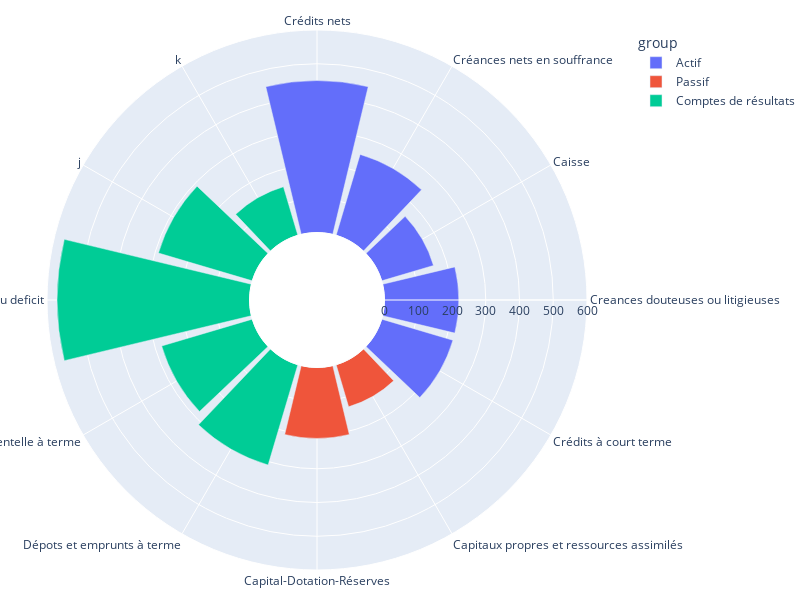

The cell this chart's notebook holds for it:
### Code cell
#Actif
'Crédits nets'
'Crédits nets en souffrance'
'Caisse'
'Creances douteuses ou litigieuses'
'Crédits à court terme',


#Passif
'Capitaux propres et ressources assimilés'
'Capital-Dotation-Réserves'

#Comptes de résultats
'Dépots et emprunts à terme'
'Depots clientelle à terme'
'Excedent ou deficit'


df = pd.DataFrame(
    [
        ["Crédits nets", 450, "Actif"],
        ["Créances nets en souffrance", 250, "Actif"],
        ["Caisse", 160, "Actif"],
        ["Creances douteuses ou litigieuses", 220, "Actif"],
        ["Crédits à court terme", 220, "Actif"],

        ["Capitaux propres et ressources assimilés", 130, "Passif"],
        ["Capital-Dotation-Réserves", 210, "Passif"],

        ["Dépots et emprunts à terme", 310, "Comptes de résultats"],
        ["Depots clientelle à terme", 280, "Comptes de résultats"],
        ["Excedent ou deficit", 570, "Comptes de résultats"],
    ],
    columns=["theta", "r", "group"],
)

px.bar_polar(
    df,
    r="r",
    theta="theta",
    color="group",
).update_layout(
    polar_hole=0.25,
    height=600,
    width=800,
    margin=dict(b=30, t=30, l=10, r=0)#b=30, t=30, l=0
)

### Figure 1 — Plotly figure (JSON) as saved in the notebook; plotly's stock layout.template omitted (floating-point values rounded to 4 significant figures)
{"data": [{"hovertemplate": "group=Actif<br>r=%{r}<br>theta=%{theta}<extra></extra>", "legendgroup": "Actif", "marker": {"color": "#636efa", "pattern": {"shape": ""}}, "name": "Actif", "r": [450, 250, 160, 220, 220], "showlegend": true, "subplot": "polar", "theta": ["Crédits nets", "Créances nets en souffrance", "Caisse", "Creances douteuses ou litigieuses", "Crédits à court terme"], "type": "barpolar"}, {"hovertemplate": "group=Passif<br>r=%{r}<br>theta=%{theta}<extra></extra>", "legendgroup": "Passif", "marker": {"color": "#EF553B", "pattern": {"shape": ""}}, "name": "Passif", "r": [130, 210], "showlegend": true, "subplot": "polar", "theta": ["Capitaux propres et ressources assimilés", "Capital-Dotation-Réserves"], "type": "barpolar"}, {"hovertemplate": "group=Comptes de résultats<br>r=%{r}<br>theta=%{theta}<extra></extra>", "legendgroup": "Comptes de résultats", "marker": {"color": "#00cc96", "pattern": {"shape": ""}}, "name": "Comptes de résultats", "r": [310, 280, 570, 290, 150], "showlegend": true, "subplot": "polar", "theta": ["Dépots et emprunts à terme", "Depots clientelle à terme", "Excedent ou deficit", "j", "k"], "type": "barpolar"}], "layout": {"barmode": "relative", "height": 600, "legend": {"title": {"text": "group"}, "tracegroupgap": 0}, "margin": {"b": 30, "l": 10, "r": 0, "t": 30}, "polar": {"angularaxis": {"direction": "clockwise", "rotation": 90}, "domain": {"x": [0, 1], "y": [0, 1]}, "hole": 0.25}, "width": 800}}
